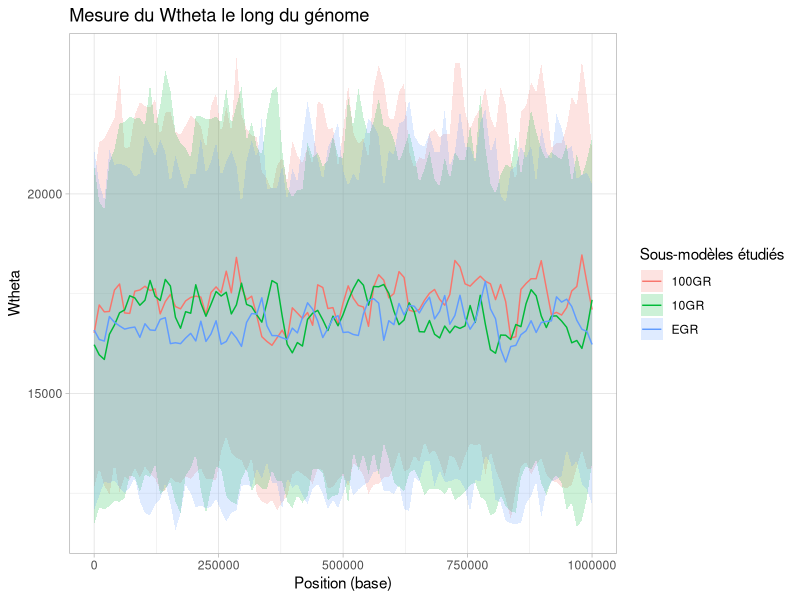
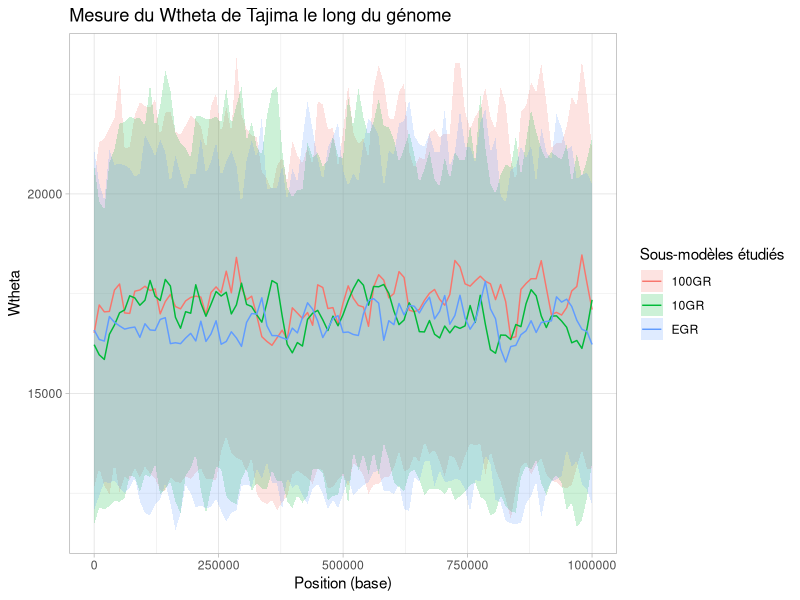

Source code (R) for these figures, in order:
#!/usr/bin/env Rscript

## Author : Louis OLLIVIER ~ louis.ollivier@etu.univ-rouen.fr 
## Université Paris-Saclay
## Lab : LISN ~ UMR9015 ~ BIOINFO team 

###### Package initialization  ----------------------------------------

if (!require('tidyverse', quietly = T)) install.packages('tidyverse');
library(tidyverse)

###### Plot 1 : Wtheta --------------------------------------------------------------------------------

rm(list=ls())

windows = seq(1,1000000,length.out=99)

## DATA EGR ######################################################################
data_Wtheta_EGR_neutral = read_csv("Wtheta_EGR_neutral.csv",col_names = F)

mean = apply(data_Wtheta_EGR_neutral, 2, mean)
sd = apply(data_Wtheta_EGR_neutral, 2, sd)
ymin = mean-sd
ymax = mean+sd

Wtheta_EGR_neutral = data.frame(windows,mean,ymin,ymax) %>%
  add_column(submodel="EGR", .before=1)
Wtheta_EGR_neutral

rm(data_Wtheta_EGR_neutral)

## dATA 10GR ######################################################################

data_Wtheta_10GR_neutral = read_csv("Wtheta_10GR_neutral.csv",col_names = F) 

mean = apply(data_Wtheta_10GR_neutral, 2, mean)
sd = apply(data_Wtheta_10GR_neutral, 2, sd)
ymin = mean-sd
ymax = mean+sd

Wtheta_10GR_neutral = data.frame(windows,mean,ymin,ymax) %>%
  add_column(submodel="10GR", .before=1)
Wtheta_10GR_neutral

rm(data_Wtheta_10GR_neutral)

## dATA 100GR ######################################################################
data_Wtheta_100GR_neutral = read_csv("Wtheta_100GR_neutral.csv",col_names = F) 

mean = apply(data_Wtheta_100GR_neutral, 2, mean)
sd = apply(data_Wtheta_100GR_neutral, 2, sd)
ymin = mean-sd
ymax = mean+sd

Wtheta_100GR_neutral = data.frame(windows,mean,ymin,ymax) %>%
  add_column(submodel="100GR", .before=1)
Wtheta_100GR_neutral

rm(data_Wtheta_100GR_neutral)

#####################################################################################

rm(mean,sd,ymin,ymax,windows)

Wtheta_neutral = bind_rows(Wtheta_EGR_neutral,Wtheta_10GR_neutral,Wtheta_100GR_neutral) %>%
  as_tibble()
Wtheta_neutral

rm(Wtheta_EGR_neutral,Wtheta_10GR_neutral,Wtheta_100GR_neutral)

###### Plot Wtheta ######################################################################

Wtheta = ggplot(Wtheta_neutral, aes(x = windows, y = mean, group=submodel, fill=submodel)) +
  geom_ribbon(aes(ymin=ymin, ymax=ymax),alpha=0.2) +
  geom_line(aes(color = factor(submodel))) +
  labs(title="Mesure du Wtheta le long du génome", #
       x = "Position (base)",
       y = "Wtheta",
       color="Sous-modèles étudiés",
       fill="Sous-modèles étudiés",
       linetype="Sous-modèles étudiés") + 
  theme_light()
ggsave("Wtheta.pdf") 
Wtheta

rm(list=ls())

windows = seq(1,1000000,length.out=99)

## WthetaATA EGR ######################################################################
data_Wtheta_EGR_neutral = read_csv("Wtheta_EGR_neutral.csv",col_names = F)

mean = apply(data_Wtheta_EGR_neutral, 2, mean)
sd = apply(data_Wtheta_EGR_neutral, 2, sd)
ymin = mean-sd
ymax = mean+sd

Wtheta_EGR_neutral = data.frame(windows,mean,ymin,ymax) %>%
  add_column(submodel="EGR", .before=1)
Wtheta_EGR_neutral

rm(data_Wtheta_EGR_neutral)

## WthetaATA 10GR ######################################################################

data_Wtheta_10GR_neutral = read_csv("Wtheta_10GR_neutral.csv",col_names = F) 

mean = apply(data_Wtheta_10GR_neutral, 2, mean)
sd = apply(data_Wtheta_10GR_neutral, 2, sd)
ymin = mean-sd
ymax = mean+sd

Wtheta_10GR_neutral = data.frame(windows,mean,ymin,ymax) %>%
  add_column(submodel="10GR", .before=1)
Wtheta_10GR_neutral

rm(data_Wtheta_10GR_neutral)

## WthetaATA 100GR ######################################################################
data_Wtheta_100GR_neutral = read_csv("Wtheta_100GR_neutral.csv",col_names = F) 

mean = apply(data_Wtheta_100GR_neutral, 2, mean)
sd = apply(data_Wtheta_100GR_neutral, 2, sd)
ymin = mean-sd
ymax = mean+sd

Wtheta_100GR_neutral = data.frame(windows,mean,ymin,ymax) %>%
  add_column(submodel="100GR", .before=1)
Wtheta_100GR_neutral

rm(data_Wtheta_100GR_neutral)

#####################################################################################

rm(mean,sd,ymin,ymax,windows)

Wtheta_neutral = bind_rows(Wtheta_EGR_neutral,Wtheta_10GR_neutral,Wtheta_100GR_neutral) %>%
  as_tibble()
Wtheta_neutral

rm(Wtheta_EGR_neutral,Wtheta_10GR_neutral,Wtheta_100GR_neutral)

###### Plot Wtheta ######################################################################

Wtheta = ggplot(Wtheta_neutral, aes(x = windows, y = mean, group=submodel, fill=submodel)) +
  geom_ribbon(aes(ymin=ymin, ymax=ymax),alpha=0.2) +
  geom_line(aes(color = factor(submodel))) +
  labs(title="Mesure du Wtheta de Tajima le long du génome", #
       x = "Position (base)",
       y = "Wtheta",
       color="Sous-modèles étudiés",
       fill="Sous-modèles étudiés",
       linetype="Sous-modèles étudiés") + 
  theme_light()
ggsave("Wtheta.pdf") 
Wtheta

rm(list=ls())
